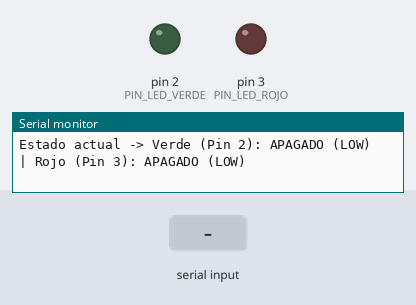
Bench run of a sketch on a simulated Arduino Uno, built with avr-gcc and run on an emulated ATmega328P. Shown: output pins drawn as LEDs (lit = HIGH), the last lines printed to the serial monitor. Inputs (shaded band) come from the test bench.

Above: at 1.4 s.
1.5 s: "1\n" received over Serial
At 2.5 s:
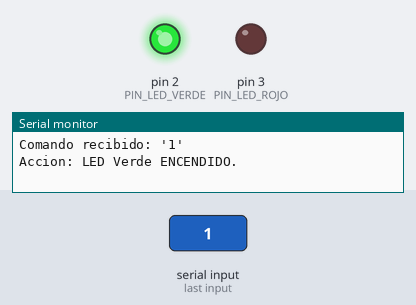
3.0 s: "2\n" received over Serial
At 3.6 s:
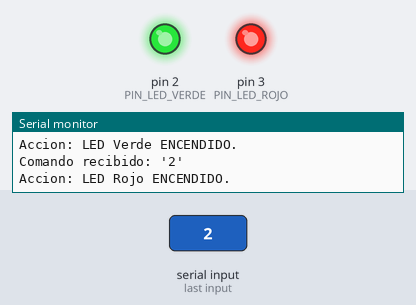
4.5 s: "0\n" received over Serial
At 5.9 s:
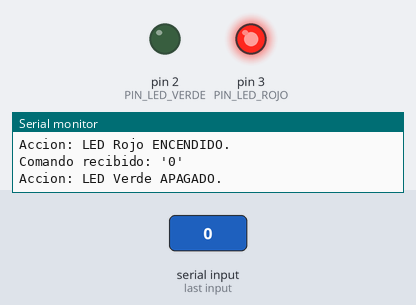
Timing chart, 0 to 7.5 s (numbered marks = the images above; inputs shaded):
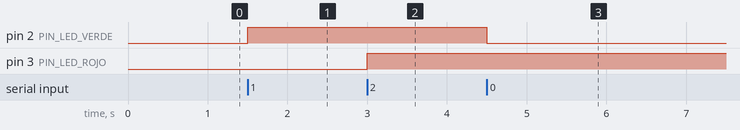

Measured:
- after the input at 1.5 s, pin 2 (PIN_LED_VERDE): LOW → HIGH at once
- after the input at 3.0 s, pin 3 (PIN_LED_ROJO): LOW → HIGH at once
- after the input at 4.5 s, pin 2 (PIN_LED_VERDE): HIGH → LOW at once

The sketch:

codigo.ino
```cpp
/*
 * Proyecto: Control de LEDs por enlace serial / Bluetooth (HC-05)
 * Placa: Arduino UNO
 * Pines de salida:
 *   - LED Verde: Pin digital 2 (con resistencia limitadora de 220 ohmios)
 *   - LED Rojo:  Pin digital 3 (con resistencia limitadora de 220 ohmios)
 * Velocidad serial: 9600 baudios
 * Enfoque: Lectura no bloqueante con millis() sin uso de delay().
 */

const int PIN_LED_VERDE = 2;
const int PIN_LED_ROJO  = 3;

// Intervalo no bloqueante (en ms) para reporte de estado o telemetria si se requiere
const unsigned long INTERVALO_TELEMETRIA_MS = 5000;
unsigned long ultimoReporteMs = 0;

bool estadoLedVerde = false;
bool estadoLedRojo  = false;

void aplicarEstadosLeds() {
  digitalWrite(PIN_LED_VERDE, estadoLedVerde ? HIGH : LOW);
  digitalWrite(PIN_LED_ROJO,  estadoLedRojo  ? HIGH : LOW);
}

void imprimirEstadoActual() {
  Serial.print("Estado actual -> Verde (Pin 2): ");
  Serial.print(estadoLedVerde ? "ENCENDIDO (HIGH)" : "APAGADO (LOW)");
  Serial.print(" | Rojo (Pin 3): ");
  Serial.println(estadoLedRojo ? "ENCENDIDO (HIGH)" : "APAGADO (LOW)");
}

void procesarComando(char comando) {
  // Ignorar caracteres de control de fin de linea
  if (comando == '\n' || comando == '\r') {
    return;
  }

  Serial.print("Comando recibido: '");
  Serial.print(comando);
  Serial.println("'");

  switch (comando) {
    case '1':
      estadoLedVerde = true;
      aplicarEstadosLeds();
      Serial.println("Accion: LED Verde ENCENDIDO.");
      break;

    case '0':
      estadoLedVerde = false;
      aplicarEstadosLeds();
      Serial.println("Accion: LED Verde APAGADO.");
      break;

    case '2':
      estadoLedRojo = true;
      aplicarEstadosLeds();
      Serial.println("Accion: LED Rojo ENCENDIDO.");
      break;

    case '3':
      estadoLedRojo = false;
      aplicarEstadosLeds();
      Serial.println("Accion: LED Rojo APAGADO.");
      break;

    case 'T':
    case 't':
      estadoLedVerde = true;
      estadoLedRojo  = true;
      aplicarEstadosLeds();
      Serial.println("Accion: Ambos LEDs ENCENDIDOS.");
      break;

    case 'A':
    case 'a':
      estadoLedVerde = false;
      estadoLedRojo  = false;
      aplicarEstadosLeds();
      Serial.println("Accion: Ambos LEDs APAGADOS.");
      break;

    case '?':
      imprimirEstadoActual();
      break;

    default:
      Serial.println("Aviso: Comando no valido. Use 1, 0, 2, 3, T, A o ?.");
      break;
  }
}

void setup() {
  pinMode(PIN_LED_VERDE, OUTPUT);
  pinMode(PIN_LED_ROJO, OUTPUT);

  aplicarEstadosLeds();

  Serial.begin(9600);
  ultimoReporteMs = millis();

  Serial.println("====================================================");
  Serial.println("Sistema iniciado - Enlace serial a 9600 baudios");
  Serial.println("Comandos: 1 (Verde ON), 0 (Verde OFF), 2 (Rojo ON),");
  Serial.println("          3 (Rojo OFF), T (Todos ON), A (Apagar), ? (Estado)");
  Serial.println("====================================================");
  imprimirEstadoActual();
}

void loop() {
  unsigned long ahoraMs = millis();

  // Procesar todos los bytes disponibles en el buffer serial sin bloquear
  while (Serial.available() > 0) {
    char datoEntrante = Serial.read();
    procesarComando(datoEntrante);
  }

  // Ejemplo de tarea periodica no bloqueante con millis() cada 5 segundos
  if (ahoraMs - ultimoReporteMs >= INTERVALO_TELEMETRIA_MS) {
    ultimoReporteMs = ahoraMs;
    // Descomenta la siguiente linea si deseas registrar lecturas periodicas en el monitor:
    // imprimirEstadoActual();
  }
}
```
